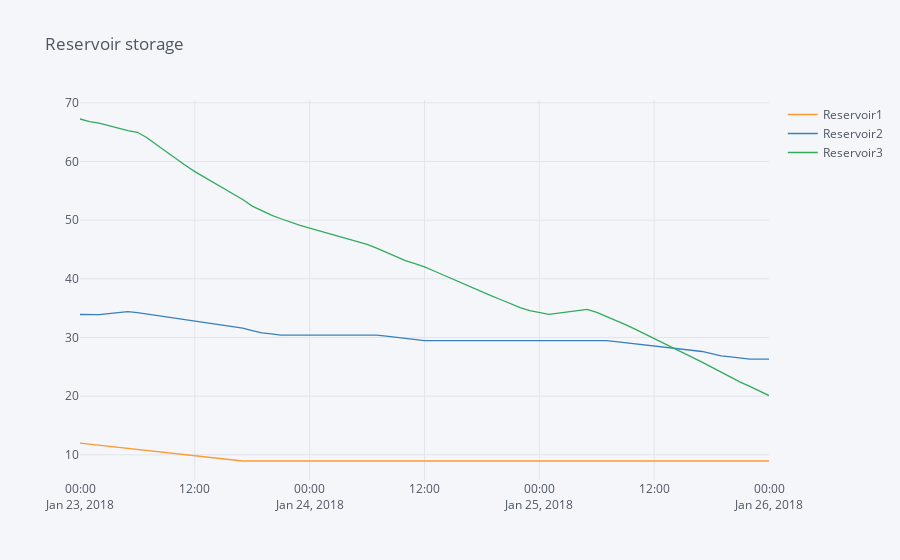
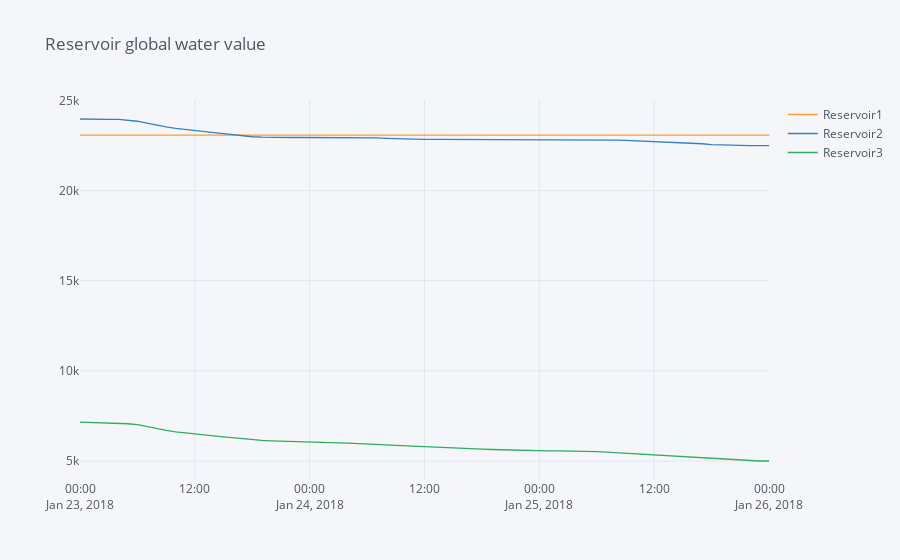
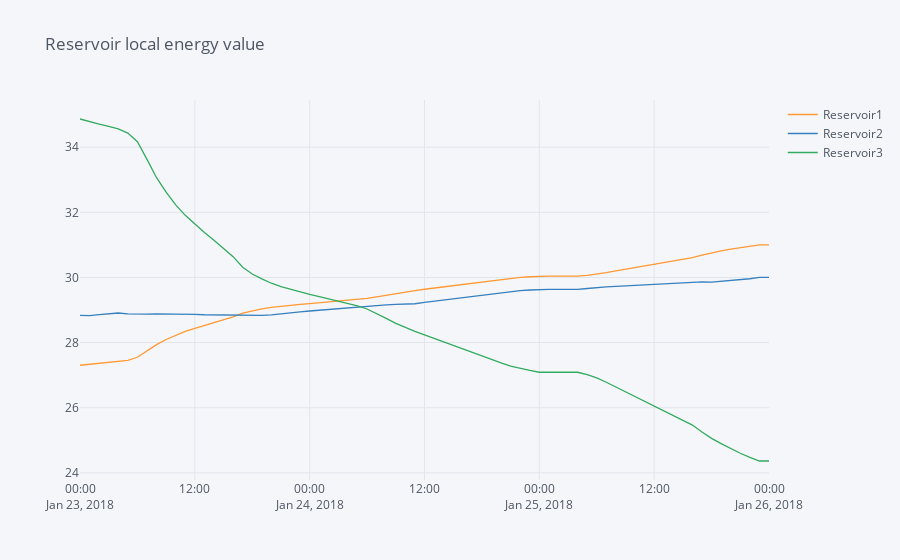

These figures' notebook cell, in order:
### Markdown cell above
Note that all of the energy conversion factors are identical to the first example since they are not influenced by the water value function of the reservoirs. The calc_global_water_value attribute is not calculated for Reservoir3 since it already has a global water value given in €/Mm$^3$. The calculated global water values of Reservoir1 and Reservoir2 are higher compared to the last example since the water value for Reservoir3 is higher, but their relative difference is the same as before.

The final value of the local energy value time series for Reservoir1 and Reservoir2 are still the same as their energy_value_input, while the water_value_input defined for Reservoir3 is found in the final value of the global output water value time series.

### Code cell
pd.DataFrame([rsv.storage.get().rename(rsv.get_name()) for rsv in shop.model.reservoir]).transpose().iplot(title="Reservoir storage")
pd.DataFrame([-rsv.water_value_global_result.get().rename(rsv.get_name()) for rsv in shop.model.reservoir]).transpose().iplot(title="Reservoir global water value")
pd.DataFrame([-rsv.energy_value_local_result.get().rename(rsv.get_name()) for rsv in shop.model.reservoir]).transpose().iplot(title="Reservoir local energy value")
